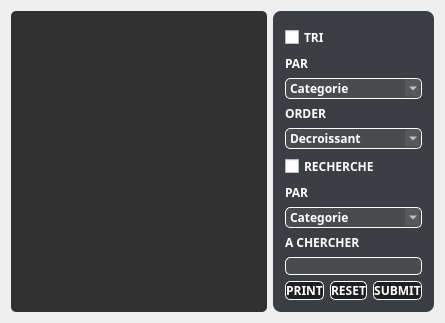
            <widget class="QWidget" name="Afficher_3">
             <property name="styleSheet">
              <string notr="true">#Afficher{
background:#2b3947;
border:0;
}</string>
             </property>
             <attribute name="title">
              <string>Afficher</string>
             </attribute>
             <layout class="QGridLayout" name="gridLayout_62">
              <item row="0" column="0">
               <widget class="QTableView" name="tableView_2">
                <property name="styleSheet">
                 <string notr="true">QTableView {
    gridline-color: white;
color:white;
   background-color:rgba(0,0,0,80%);
border:0px;
border-radius: 5px;
    }
QHeaderView {background-color: transparent;
color:white;

}
QHeaderView::section{
border-style: none;
background-color: transparent;
margin-bottom:5px;
margin-top:5px;
border:0px;
}
QTableView QTableCornerButton::section {
     bottom-style:none;
border:0px;

 }
</string>
                </property>
               </widget>
              </item>
              <item row="0" column="1">
               <widget class="QGroupBox" name="groupBox_26">
                <property name="styleSheet">
                 <string notr="true">QGroupBox{
background-color:rgba(14,17,22,80%);
color:white;
border:0;
border-radius:8px;
}</string>
                </property>
                <property name="title">
                 <string/>
                </property>
                <layout class="QGridLayout" name="gridLayout_40">
                 <item row="0" column="0">
                  <layout class="QVBoxLayout" name="verticalLayout_15">
                   <item>
                    <layout class="QFormLayout" name="formLayout">
                     <item row="0" column="0">
                      <widget class="QCheckBox" name="checkBox_3">
                       <property name="font">
                        <font>
                         <family>Cairo</family>
                         <pointsize>9</pointsize>
                         <weight>75</weight>
                         <bold>true</bold>
                        </font>
                       </property>
                       <property name="styleSheet">
                        <string notr="true">QCheckBox {
    color:white;
    }</string>
                       </property>
                       <property name="text">
                        <string>TRI</string>
                       </property>
                      </widget>
                     </item>
                     <item row="1" column="0">
                      <widget class="QLabel" name="label_87">
                       <property name="font">
                        <font>
                         <family>Cairo</family>
                         <pointsize>9</pointsize>
                         <weight>75</weight>
                         <bold>true</bold>
                        </font>
                       </property>
                       <property name="styleSheet">
                        <string notr="true">QLabel{
color:white;
}</string>
                       </property>
                       <property name="text">
                        <string>PAR</string>
                       </property>
                      </widget>
                     </item>
                     <item row="2" column="0" colspan="2">
                      <widget class="QComboBox" name="comboBox_10">
                       <property name="font">
                        <font>
                         <family>Cairo</family>
                         <weight>75</weight>
                         <bold>true</bold>
                        </font>
                       </property>
                       <property name="styleSheet">
                        <string notr="true">QComboBox {
background-color:rgba(255,255,255,7%);
border:1 solid white;
border-radius:5px;
color:white;
}
QComboBox::down-arrow {

}</string>
                       </property>
                       <item>
                        <property name="text">
                         <string>Categorie</string>
                        </property>
                       </item>
                       <item>
                        <property name="text">
                         <string>ID</string>
                        </property>
                       </item>
                       <item>
                        <property name="text">
                         <string>Poid</string>
                        </property>
                       </item>
                      </widget>
                     </item>
                     <item row="3" column="0">
                      <widget class="QLabel" name="label_71">
                       <property name="font">
                        <font>
                         <family>Cairo</family>
                         <pointsize>9</pointsize>
                         <weight>75</weight>
                         <bold>true</bold>
                        </font>
                       </property>
                       <property name="styleSheet">
                        <string notr="true">QLabel{
color:white;
}</string>
                       </property>
                       <property name="text">
                        <string>ORDER</string>
                       </property>
                      </widget>
                     </item>
                     <item row="4" column="0" colspan="2">
                      <widget class="QComboBox" name="comboBox_11">
                       <property name="font">
                        <font>
                         <family>Cairo</family>
                         <weight>75</weight>
                         <bold>true</bold>
                        </font>
                       </property>
                       <property name="styleSheet">
                        <string notr="true">QComboBox {
background-color:rgba(255,255,255,7%);
border:1 solid white;
border-radius:5px;
color:white;
}
QComboBox::down-arrow {

}</string>
                       </property>
                       <item>
                        <property name="text">
                         <string>Decroissant</string>
                        </property>
                       </item>
                       <item>
                        <property name="text">
                         <string>Croissant</string>
                        </property>
                       </item>
                      </widget>
                     </item>
                     <item row="5" column="0">
                      <widget class="QCheckBox" name="checkBox_4">
                       <property name="font">
                        <font>
                         <family>Cairo</family>
                         <pointsize>9</pointsize>
                         <weight>75</weight>
                         <bold>true</bold>
                        </font>
                       </property>
                       <property name="styleSheet">
                        <string notr="true">QCheckBox
{
color:white;
}</string>
                       </property>
                       <property name="text">
                        <string>RECHERCHE</string>
                       </property>
                      </widget>
                     </item>
                     <item row="6" column="0">
                      <widget class="QLabel" name="label_90">
                       <property name="font">
                        <font>
                         <family>Cairo</family>
                         <pointsize>9</pointsize>
                         <weight>75</weight>
                         <bold>true</bold>
                        </font>
                       </property>
                       <property name="styleSheet">
                        <string notr="true">QLabel{
color:white;
}</string>
                       </property>
                       <property name="text">
                        <string>PAR</string>
                       </property>
                      </widget>
                     </item>
                     <item row="7" column="0" colspan="2">
                      <widget class="QComboBox" name="comboBox_12">
                       <property name="font">
                        <font>
                         <family>Cairo</family>
                         <weight>75</weight>
                         <bold>true</bold>
                        </font>
                       </property>
                       <property name="styleSheet">
                        <string notr="true">QComboBox {
background-color:rgba(255,255,255,7%);
border:1 solid white;
border-radius:5px;
color:white;
}
QComboBox::down-arrow {

}</string>
                       </property>
                       <item>
                        <property name="text">
                         <string>Categorie</string>
                        </property>
                       </item>
                       <item>
                        <property name="text">
                         <string>ID</string>
                        </property>
                       </item>
                       <item>
                        <property name="text">
                         <string>Poid</string>
                        </property>
                       </item>
                      </widget>
                     </item>
                     <item row="8" column="0">
                      <widget class="QLabel" name="label_88">
                       <property name="font">
                        <font>
                         <family>Cairo</family>
                         <pointsize>9</pointsize>
                         <weight>75</weight>
                         <bold>true</bold>
                        </font>
                       </property>
                       <property name="styleSheet">
                        <string notr="true">QLabel{
color:white;
}</string>
                       </property>
                       <property name="text">
                        <string>A CHERCHER</string>
                       </property>
                      </widget>
                     </item>
                     <item row="9" column="0" colspan="2">
                      <widget class="QLineEdit" name="RechercheB">
                       <property name="styleSheet">
                        <string notr="true">QLineEdit{
background-color:rgba(255,255,255,7%);
border:1 solid white;
border-radius:5px;
color:white;
}
QLineEdit:focus{
border: 2px solid red;
border-radius:5px;
}</string>
                       </property>
                      </widget>
                     </item>
                    </layout>
                   </item>
                   <item>
                    <layout class="QHBoxLayout" name="horizontalLayout_23">
                     <item>
                      <widget class="QPushButton" name="pushButton_21">
                       <property name="font">
                        <font>
                         <family>Cairo</family>
                         <weight>75</weight>
                         <bold>true</bold>
                        </font>
                       </property>
                       <property name="styleSheet">
                        <string notr="true">QPushButton{
background-color:rgba(0,0,0,50%);
color:white;
border:1 solid white;
border-radius: 5px;
}
QPushButton:hover{
background-color:rgba(0,255,0,50%);
color:black;
}</string>
                       </property>
                       <property name="text">
                        <string>PRINT</string>
                       </property>
                      </widget>
                     </item>
                     <item>
                      <widget class="QPushButton" name="pushButton_46">
                       <property name="font">
                        <font>
                         <family>Cairo</family>
                         <weight>75</weight>
                         <bold>true</bold>
                        </font>
                       </property>
                       <property name="styleSheet">
                        <string notr="true">QPushButton{
background-color:rgba(0,0,0,50%);
color:white;
border:1 solid white;
border-radius: 5px;
}
QPushButton:hover{
background-color:rgba(0,255,0,50%);
color:black;
}</string>
                       </property>
                       <property name="text">
                        <string>RESET</string>
                       </property>
                      </widget>
                     </item>
                     <item>
                      <widget class="QPushButton" name="pushButton_47">
                       <property name="font">
                        <font>
                         <family>Cairo</family>
                         <weight>75</weight>
                         <bold>true</bold>
                        </font>
                       </property>
                       <property name="styleSheet">
                        <string notr="true">QPushButton{
background-color:rgba(0,0,0,50%);
color:white;
border:1 solid white;
border-radius: 5px;
}
QPushButton:hover{
background-color:rgba(0,255,0,50%);
color:black;
}</string>
                       </property>
                       <property name="text">
                        <string>SUBMIT</string>
                       </property>
                      </widget>
                     </item>
                    </layout>
                   </item>
                  </layout>
                 </item>
                </layout>
               </widget>
              </item>
             </layout>
            </widget>
